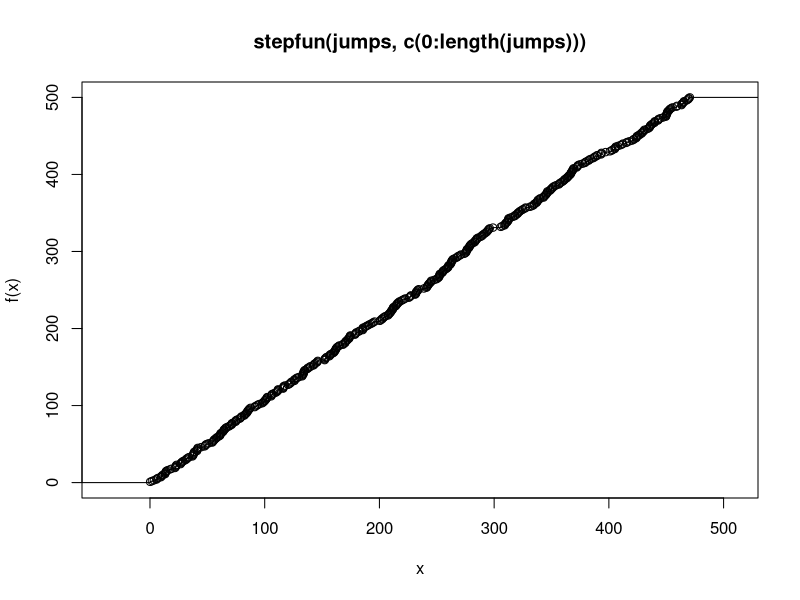
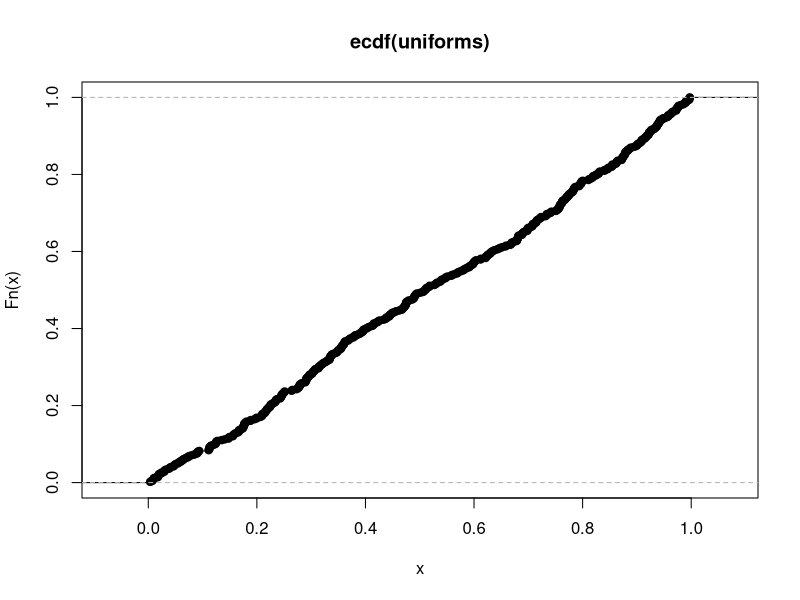
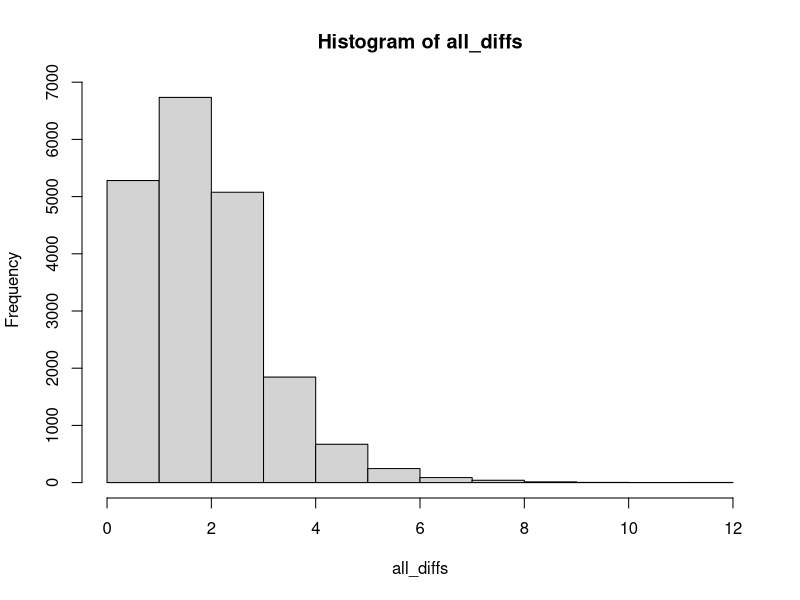
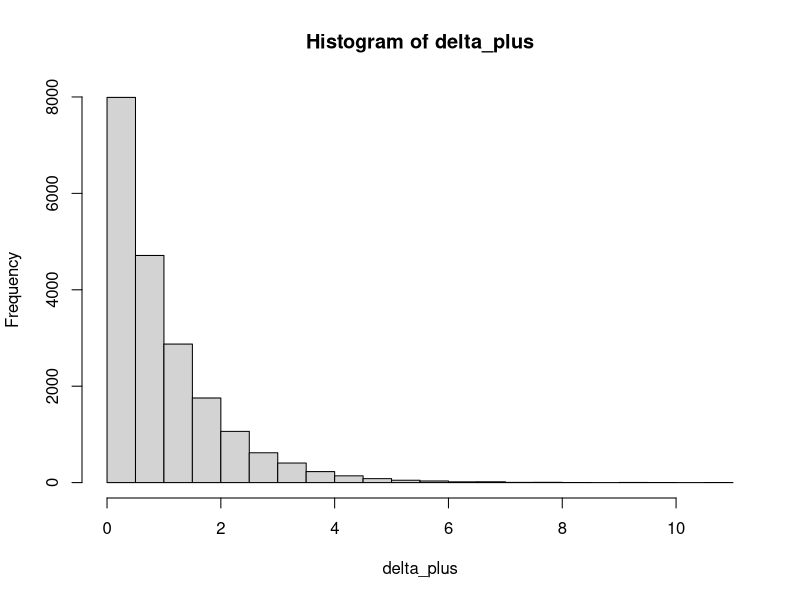
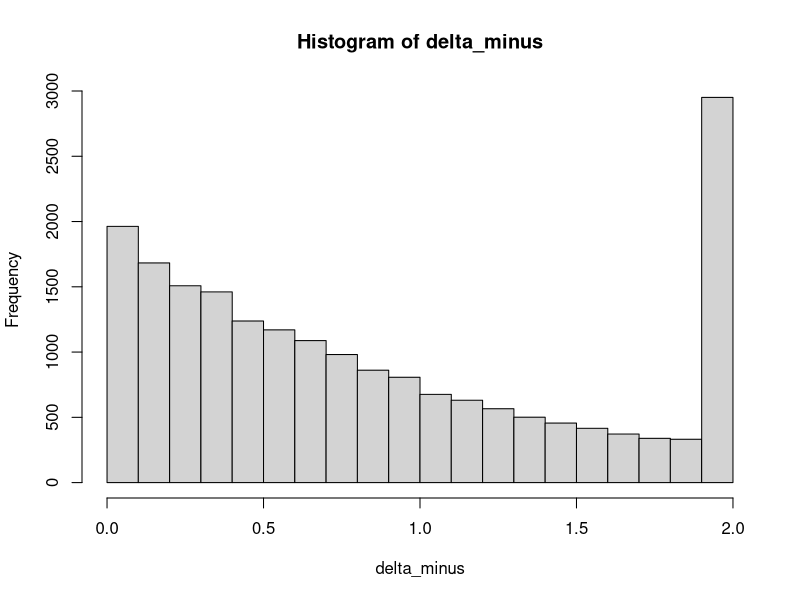
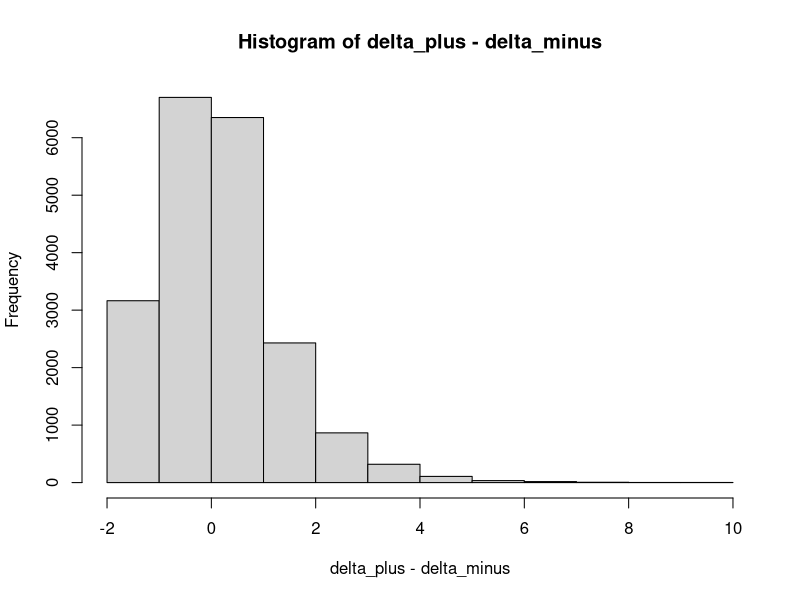
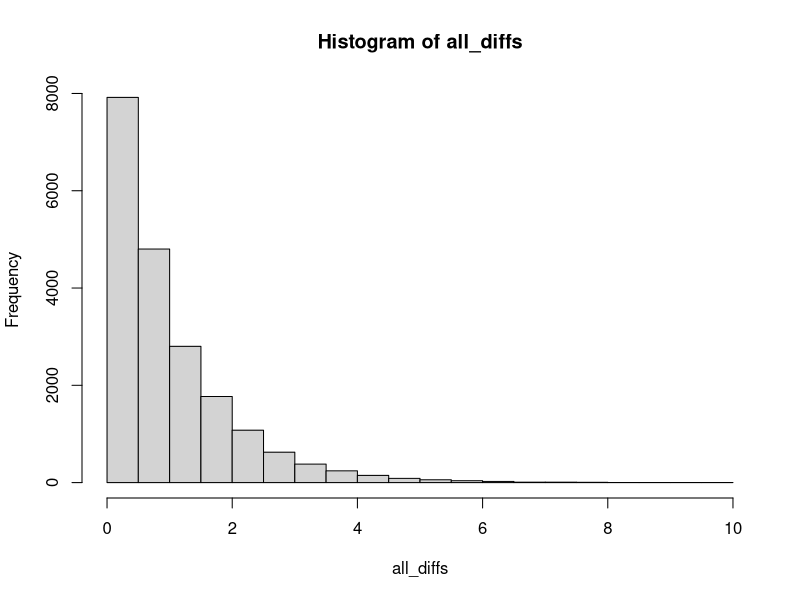
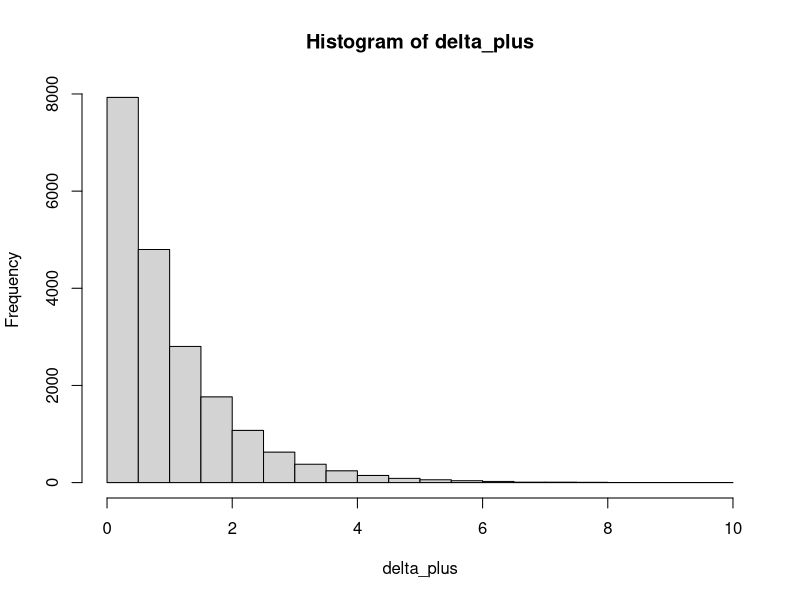

These charts were generated, in order, by the following R code:
## ---- chunk 1
n <- 500
lambda <- 1

Y <- rexp(n, rate =  lambda) # generating Poisson process from definition
jumps <- cumsum(Y)


trajectory <- stepfun(jumps, c(0:length(jumps)))

plot(trajectory)
  
## ---- chunk 2
n <- 500

uniforms <- runif(n - 1)
plot(ecdf(uniforms))
## ---- chunk 3
lambda <- 1
t0 <- 2
n_simulations <- 20000
all_diffs <- vector()
delta_plus <- vector()
delta_minus <- vector()

for (i in 1:n_simulations){
  
waiting_time <- 0

while (waiting_time < t0){
Y <- rexp(1, rate =  lambda)

prev_waiting_time <- waiting_time
waiting_time <- waiting_time + Y
}

all_diffs <- c(all_diffs, waiting_time - prev_waiting_time)
delta_plus <- c(delta_plus, waiting_time - t0)
delta_minus <- c(delta_minus, t0 - prev_waiting_time)
}

hist(all_diffs)
hist(delta_plus)
hist(delta_minus)

hist(delta_plus - delta_minus)
## ---- chunk 4
lambda <- 1
t0 <- 0.001
n_simulations <- 20000
all_diffs <- vector()
delta_plus <- vector()
delta_minus <- vector()

for (i in 1:n_simulations){
  
waiting_time <- 0

while (waiting_time < t0){
Y <- rexp(1, rate =  lambda)

prev_waiting_time <- waiting_time
waiting_time <- waiting_time + Y
}

all_diffs <- c(all_diffs, waiting_time - prev_waiting_time)
delta_plus <- c(delta_plus, waiting_time - t0)
delta_minus <- c(delta_minus, t0 - prev_waiting_time)
}

hist(all_diffs)
hist(delta_plus)
hist(delta_minus)

hist(delta_plus - delta_minus)
## ---- chunk 5
lambda <- 1
t0 <- 200
n_simulations <- 20000
all_diffs <- vector()
delta_plus <- vector()
delta_minus <- vector()

for (i in 1:n_simulations){
  
waiting_time <- 0

while (waiting_time < t0){
Y <- rexp(1, rate =  lambda)

prev_waiting_time <- waiting_time
waiting_time <- waiting_time + Y
}

all_diffs <- c(all_diffs, waiting_time - prev_waiting_time)
delta_plus <- c(delta_plus, waiting_time - t0)
delta_minus <- c(delta_minus, t0 - prev_waiting_time)
}


hist(all_diffs)
hist(delta_plus)
hist(delta_minus)

hist(delta_plus - delta_minus)
